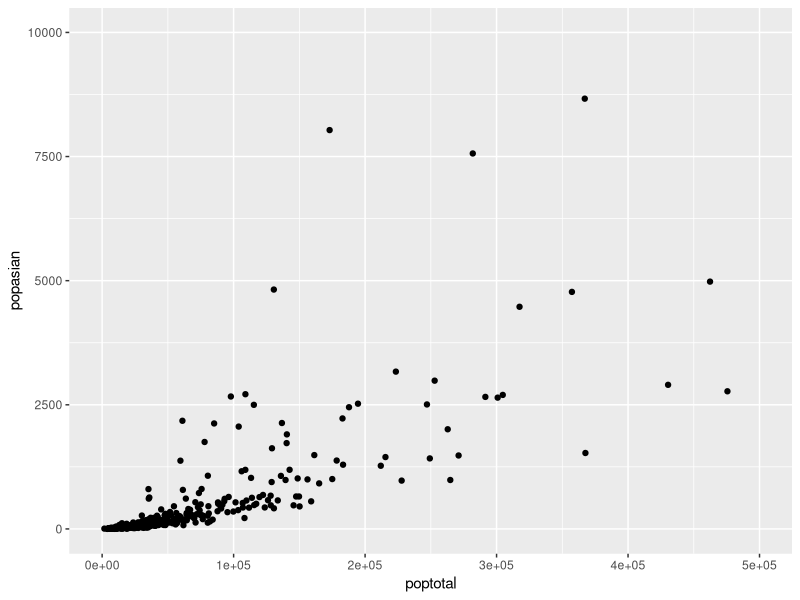
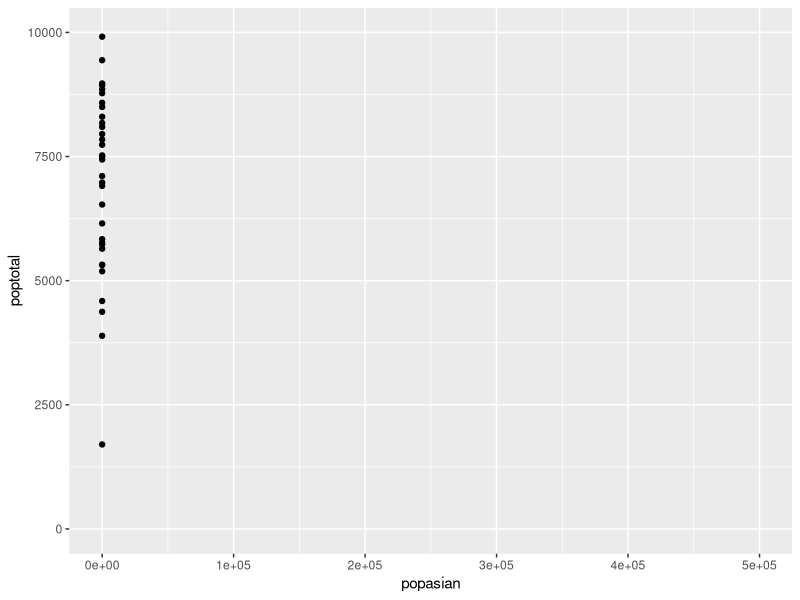

R code for these plots, in order:

# g1 함수는 그래프를 그리고, 저장하는 함수
g1<- function(a) {
  # 그래프를 그리기 위해 필요한 라이브러리 로드
  library(ggplot2)
  
  
  if(a == 1) {
    # jpeg 명령어 아래에 시작되는 이미지들을 jpeg에 저장하라는함수
    jpeg(filename = "c:\\R\\mychart1.jpg", width = 680,
         height = 680, quality = 100)
    
    p = ggplot(data = midwest, aes(x = poptotal, y = popasian)) +
      geom_point() + xlim(0, 500000) + ylim(0, 10000)
    
  } else {
    jpeg(filename = "c:\\R\\mychart2.jpg", width = 680,
         height = 680, quality = 100)
    
    p = ggplot(data = midwest, aes(x = popasian, y = poptotal)) +
      geom_point() + xlim(0, 500000) + ylim(0, 10000)
  }
  
  print(p)
  dev.off()  
}



g1(1)
g1(2)
# Source : ctrl + shift + s
# 메모리에 올린다

?Source
?dev.off
